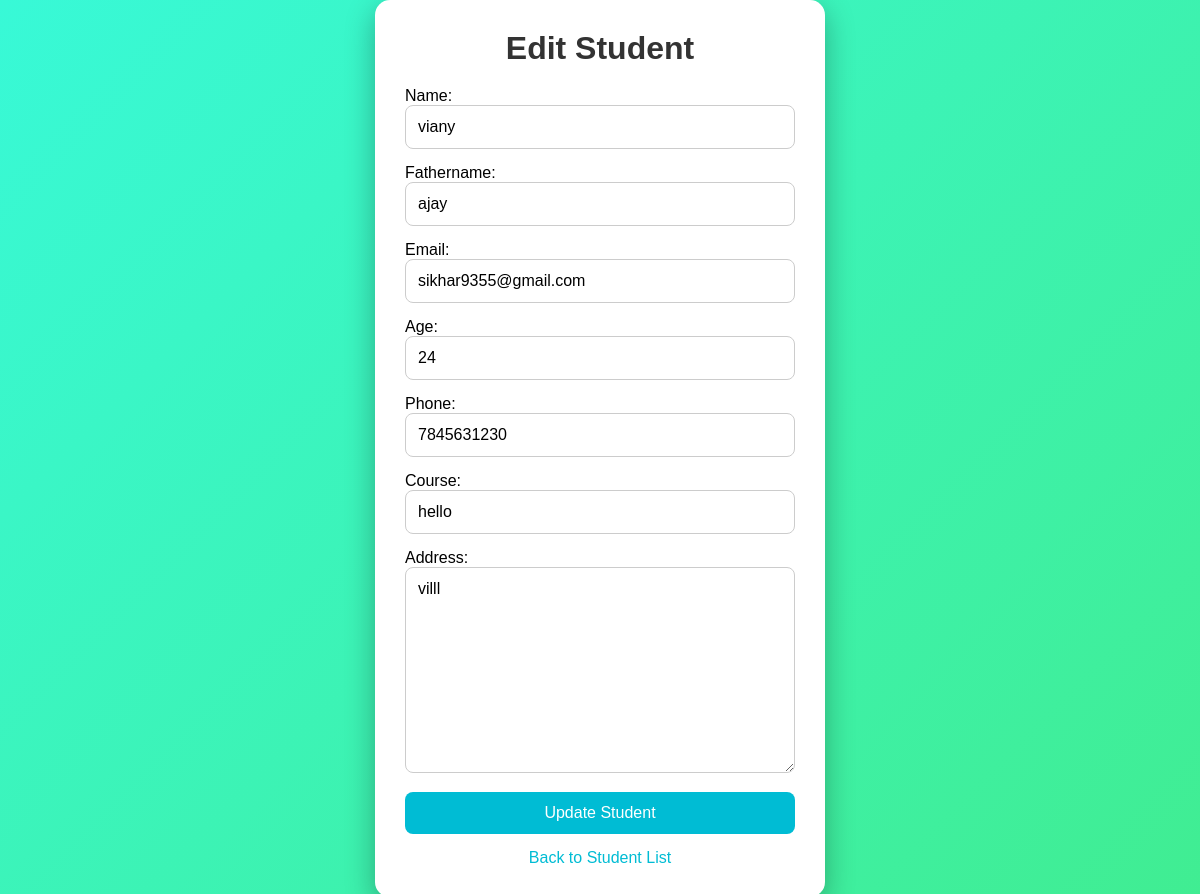
Screenshot of /edit/4/ (signed in) with the database file from the repository.
### students/models.py (models this page shows, shortened)
class Student(models.Model):
    name = models.CharField(max_length=100)
    fathername = models.CharField(max_length=100)
    email = models.EmailField(unique=True)
    age = models.IntegerField()
    phone= models.CharField(max_length=15)
    course = models.CharField(max_length=100)
    address = models.TextField()

### students/views.py (the view)
# urls.py: path("edit/<int:id>/", views.edit_student, name="edit_student"),
@login_required
def edit_student(request, id):
    student = get_object_or_404(Student, id=id)
    if request.method == "POST":
        form = StudentForm(request.POST, instance=student)
        if form.is_valid():
            form.save()
            messages.success(request, "Student updated successfully.")
            return redirect("student_list")
    else:
        form = StudentForm(instance=student)
    return render(request, "students/edit_student.html", {
        "form": form,
        "student": student
    })

### students/forms.py
class StudentForm(forms.ModelForm):
    class Meta:
        model = Student
        fields = '__all__'

### students/templates/students/edit_student.html (shortened to what this page needs)
<!DOCTYPE html>
<html lang="en">
<head>
</head>
<body>
<div class="container">
<h1>Edit Student</h1>
<form method="POST">
    {{ form.as_p }}
    <button type="submit">Update Student</button>
</form>
<a href="{% url 'student_list' %}" class="back">
Back to Student List
</a>
</div>
</body>
</html>

### students/templates/students/edit_student.html (style rules this page uses)
* { margin:0; padding:0; box-sizing:border-box; font-family:Arial,Helvetica,sans-serif; }
body { min-height:100vh; display:flex; justify-content:center; align-items:center; background:linear-gradient(-45deg,#4facfe,#00f2fe,#43e97b,#38f9d7); background-size:400% 400%; animation:bg 10s ease infinite; }
.container { width:450px; background:#fff; padding:30px; border-radius:15px; box-shadow:0 10px 30px rgba(0,0,0,.3); }
h1 { text-align:center; margin-bottom:20px; color:#333; }
input,textarea { width:100%; padding:12px; margin-bottom:15px; border:1px solid #ccc; border-radius:8px; font-size:16px; }
button { width:100%; padding:12px; background:#00bcd4; color:white; border:none; border-radius:8px; font-size:16px; cursor:pointer; }
.back { display:block; text-align:center; margin-top:15px; text-decoration:none; color:#00bcd4; }

### rows the page displays
Student: name "viany", fathername "ajay", email "sikhar9355@gmail.com", age "24", phone "7845631230", course "hello", address "villl"
